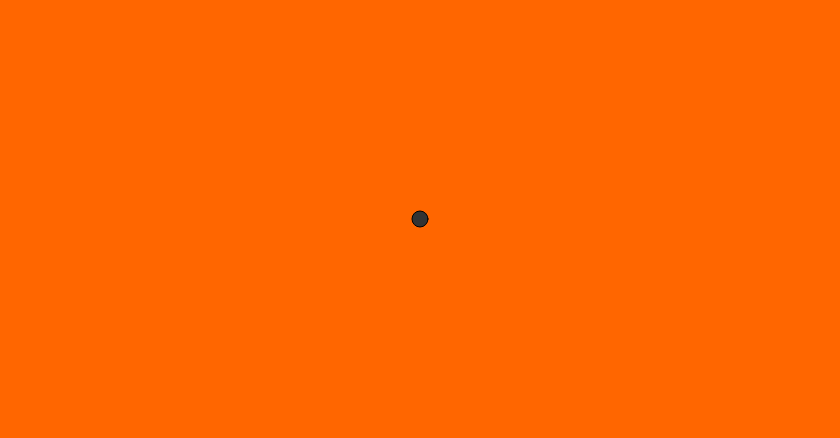
Frame 1 (no input)
Frame 60 (no input): identical to frame 1, image omitted
Frame 120 (the mouse pressed at the canvas centre since frame 60): identical to frame 1, image omitted

The p5.js sketch that drew this single still picture (run headless with seeded random() and noise() and a simulated clock; from frame 60 on, the mouse is pressed at the canvas centre):

// p5.js sketch
// ── sketch.js
let canvasWidth = 840;
let canvasHeight = 438;
let mover;
let keyValue;

function setup() {
  createCanvas(canvasWidth, canvasHeight);
  mover = new Mover();
}

function draw() {
  background('#ff6600');
  mover.keyPressed();
  mover.update();
  mover.checkEdges();
  mover.display();
}

class Mover {

  constructor() {
    // A Mover object has two pieces of data: position and velocity
    this.position = createVector(width / 2, height / 2);
    this.velocity = createVector(0, 0);
    this.acceleration = createVector(0, 0);
    this.topspeed = 3;
  }

  // The Mover needs to update
  update() {
    this.velocity.add(this.acceleration); // new vector for acceleration
    this.velocity.limit(this.topspeed); // Constrains the magnitude of a vector
    this.position.add(this.velocity); //  The Mover moves
  }

  keyPressed() {
    if (keyCode === UP_ARROW) {
      print('Up arrow pressed');
      this.acceleration = createVector(0.001, 0.001); // new vector for acceleration
    }
    else if (keyCode === DOWN_ARROW) {
      this.acceleration = createVector(-0.005, 0); // new vector for acceleration
    }
  }

  display() {
    stroke(0);
    fill('#333');
    ellipse(this.position.x, this.position.y, 16, 16); // The Mover is displayed
  }

  checkEdges() {
    if (this.position.x > width) {
      this.position.x = 0; // When it reaches on edge, set position to the other edge
    } else if (this.position.x < 0) {
      this.position.x = width;
    }

    if (this.position.y > height) {
      this.position.y = 0; // When it reaches on edge, set position to the other edge
    } else if (this.position.y < 0) {
      this.position.y = height;
    }
  }
}
